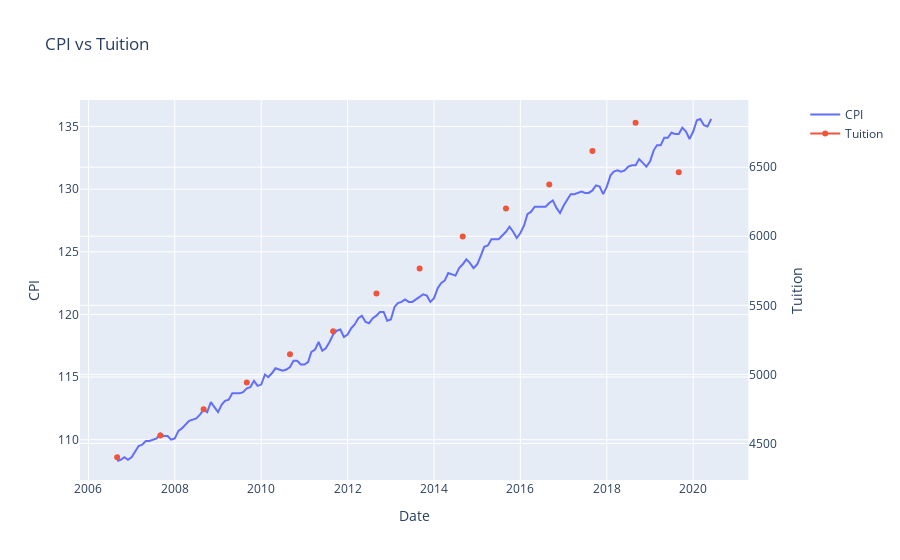

Notebook source saved alongside this figure:
### Code cell
import plotly.graph_objects as go
from plotly.subplots import make_subplots

# Create figure with secondary y-axis
fig = make_subplots(specs=[[{"secondary_y": True}]])

fig.add_trace(
    go.Scatter(x=df_cpi['Date'], y=df_cpi['CPI'], name="CPI"),
    secondary_y=False,
)

fig.add_trace(
    go.Scatter(x=df_cpi['Date'], y=df_cpi['Tuition'], name="Tuition", mode='lines+markers'),
    secondary_y=True,
)

fig.update_layout(
    title_text="CPI vs Tuition"
)

# Set x-axis title
fig.update_xaxes(title_text="Date")

# Set y-axes titles
fig.update_yaxes(title_text="CPI", secondary_y=False)
fig.update_yaxes(title_text="Tuition", secondary_y=True)

fig.show()

### Figure 1 — Plotly figure (JSON) as saved in the notebook; plotly's stock layout.template omitted (floating-point values rounded to 4 significant figures; data arrays with more than 128 entries replaced by an {"elided": "..."} marker saying what was removed)
{"data": [{"name": "CPI", "type": "scatter", "x": {"elided": "166 str values"}, "xaxis": "x", "y": {"elided": "166 float values"}, "yaxis": "y"}, {"mode": "lines+markers", "name": "Tuition", "type": "scatter", "x": {"elided": "166 str values"}, "xaxis": "x", "y": {"elided": "166 str values"}, "yaxis": "y2"}], "layout": {"title": {"text": "CPI vs Tuition"}, "xaxis": {"anchor": "y", "domain": [0, 0.94], "title": {"text": "Date"}}, "yaxis": {"anchor": "x", "domain": [0, 1], "title": {"text": "CPI"}}, "yaxis2": {"anchor": "x", "overlaying": "y", "side": "right", "title": {"text": "Tuition"}}}}
